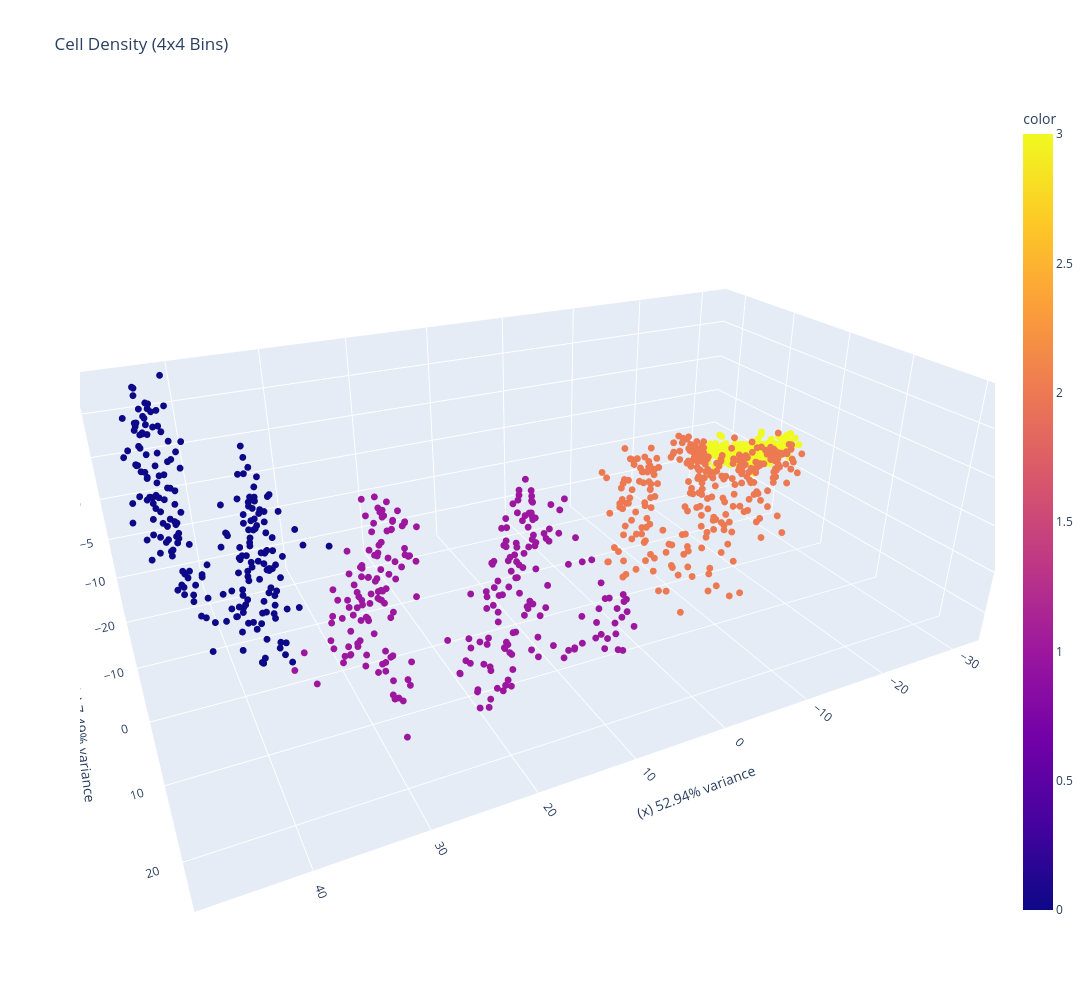

Notebook source saved alongside this figure:
### Markdown cell above
# **4x4 Bin Size**

### Code cell
compute_oos_and_partition(4)

### Figure 1 — Plotly figure (JSON) as saved in the notebook; plotly's stock layout.template omitted (floating-point values rounded to 4 significant figures; data arrays with more than 128 entries replaced by an {"elided": "..."} marker saying what was removed)
{"data": [{"hovertemplate": "(x) 52.94% variance=%{x}<br>(y) 7.49% variance=%{y}<br>(z) 1.43% variance=%{z}<br>color=%{marker.color}<extra></extra>", "legendgroup": "", "marker": {"color": {"elided": "1210 int values"}, "coloraxis": "coloraxis", "size": 4, "symbol": "circle"}, "mode": "markers", "name": "", "scene": "scene", "showlegend": false, "type": "scatter3d", "x": {"elided": "1210 float values"}, "y": {"elided": "1210 float values"}, "z": {"elided": "1210 float values"}}], "layout": {"autosize": false, "coloraxis": {"colorbar": {"title": {"text": "color"}}, "colorscale": [[0, "#0d0887"], [0.1111, "#46039f"], [0.2222, "#7201a8"], [0.3333, "#9c179e"], [0.4444, "#bd3786"], [0.5556, "#d8576b"], [0.6667, "#ed7953"], [0.7778, "#fb9f3a"], [0.8889, "#fdca26"], [1, "#f0f921"]]}, "height": 1000, "legend": {"tracegroupgap": 0}, "scene": {"aspectmode": "auto", "aspectratio": {"x": 1.702, "y": 1.022, "z": 0.5747}, "camera": {"center": {"x": 0, "y": 0, "z": 0}, "eye": {"x": 0.8711, "y": 1.743, "z": 0.9445}, "projection": {"type": "perspective"}, "up": {"x": 0, "y": 0, "z": 1}}, "domain": {"x": [0, 1], "y": [0, 1]}, "xaxis": {"title": {"text": "(x) 52.94% variance"}, "type": "linear"}, "yaxis": {"title": {"text": "(y) 7.49% variance"}, "type": "linear"}, "zaxis": {"title": {"text": "(z) 1.43% variance"}, "type": "linear"}}, "title": {"text": "Cell Density (4x4 Bins)"}, "width": 1200}}
